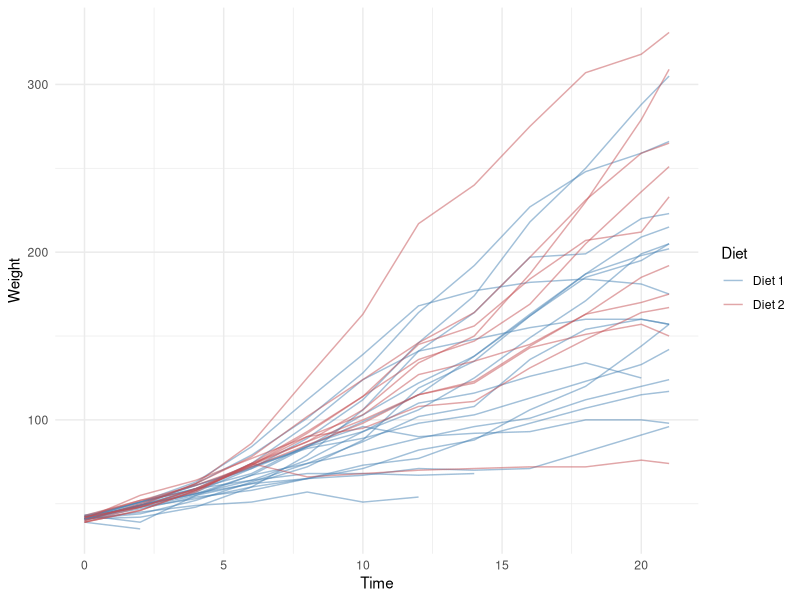
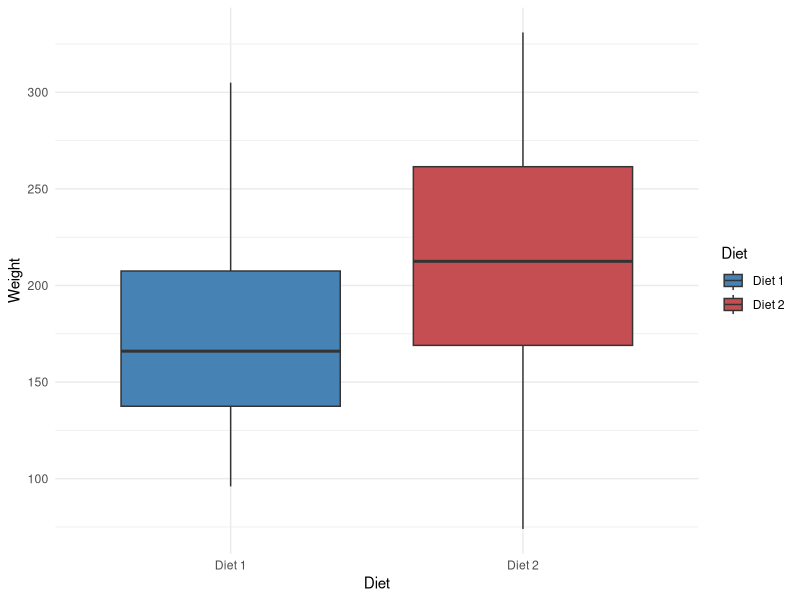
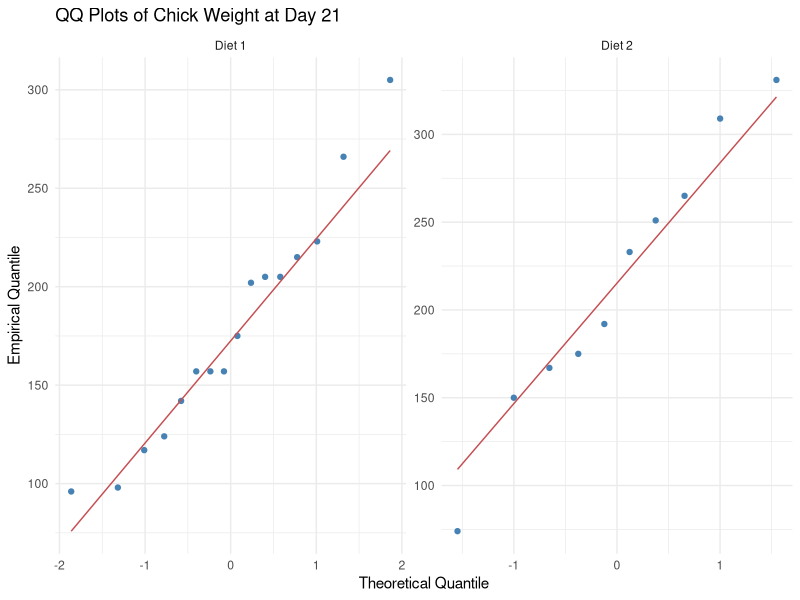
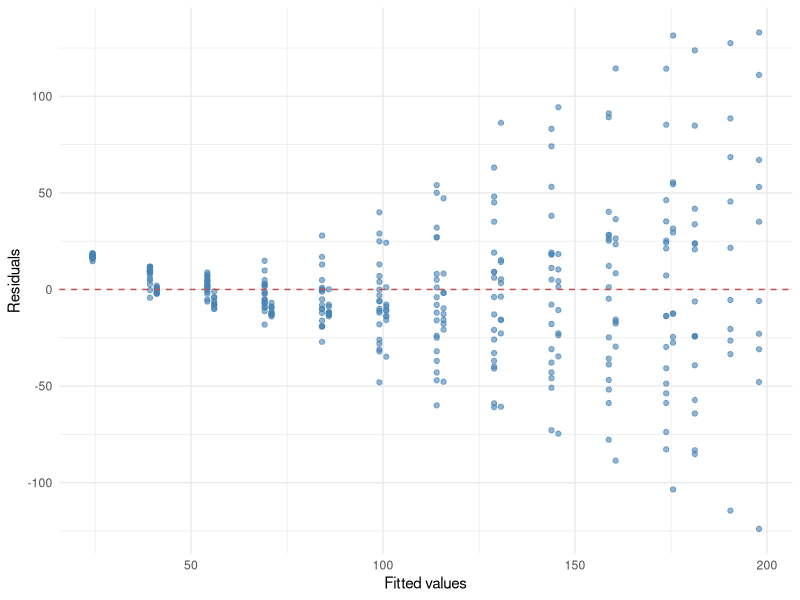
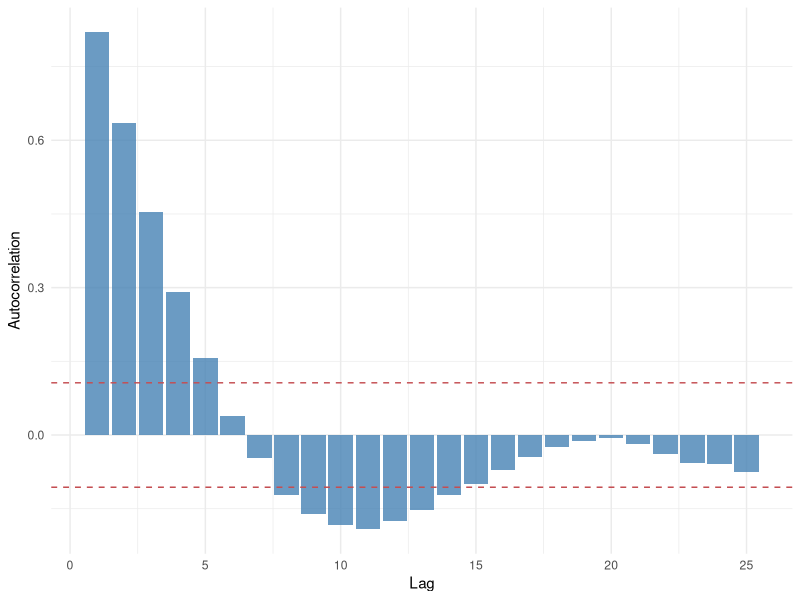
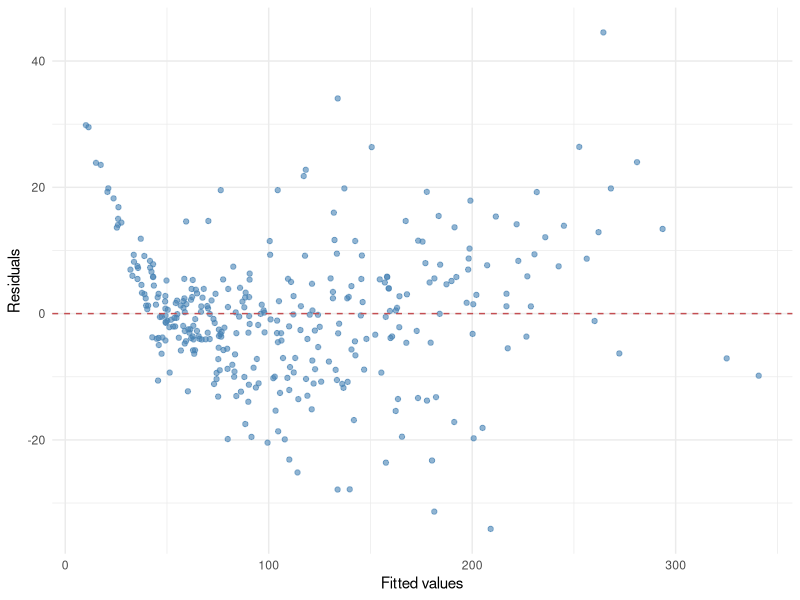
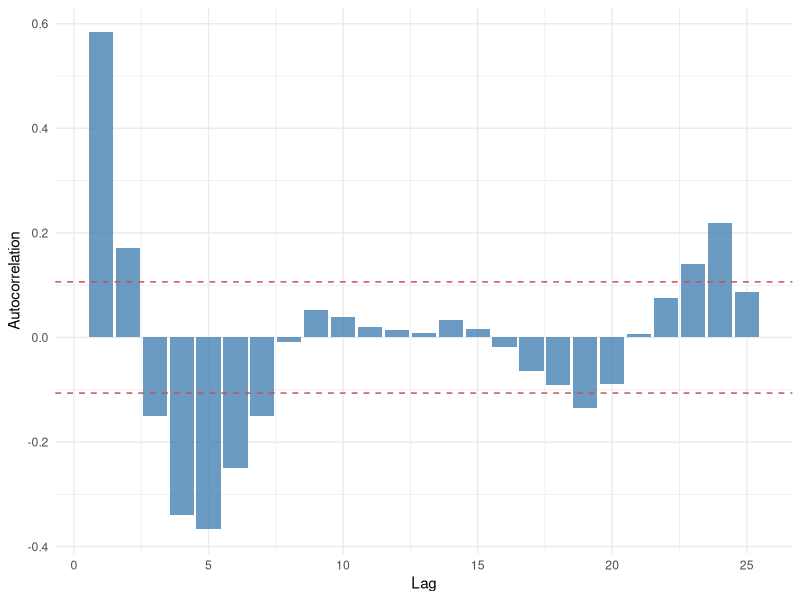

The R source for these figures, in order:
## ---- chunk 1
knitr::opts_chunk$set(
  echo = TRUE,
  warning = FALSE,
  message = FALSE
)
## ---- chunk 2
library(ggplot2)
library(dplyr)

df <- 
  datasets::ChickWeight |>
  filter(Diet %in% c(1, 2)) |>
  mutate(Diet = recode(Diet, `1` = "Diet 1", `2` = "Diet 2")) |>
  rename(Weight = weight)

df |>
  select(Chick, Diet) |>
  unique() |>
  count(Diet)
## ---- chunk 3
library(tidyr)
df |>
  select(Chick, Diet, Time) |>
  count(Diet, Time) |>
  pivot_wider(names_from = Diet, values_from = n)
## ---- chunk 4
df |>
  ggplot(aes(x = Time, y = Weight, group = Chick, color = Diet)) +
  geom_line(alpha = 0.5) +
  theme_minimal() +
  scale_color_manual(
    values = c("Diet 1" = "steelblue", "Diet 2" = "#C44E52"))
## ---- chunk 5
df |>
  group_by(Chick) |>
  filter(Time == 21) |>
  ggplot(aes(x = Diet, y = Weight, fill = Diet)) +
  geom_boxplot() + 
  theme_minimal() +
  scale_fill_manual(
    values = c("Diet 1" = "steelblue", "Diet 2" = "#C44E52"))
## ---- chunk 6
df |> 
  filter(Time == 21) |> 
  ggplot(aes(sample = Weight)) +
  stat_qq(color = "steelblue") +
  stat_qq_line(color = "#C44E52") +
  facet_wrap(~ Diet, scales="free") + 
  theme_minimal() +
  labs(
    x = "Theoretical Quantile",
    y = "Empirical Quantile",
    title="QQ Plots of Chick Weight at Day 21")

## ---- chunk 7
df |>
  group_by(Chick) |>
  filter(Time == 21) %>%
  t.test(Weight ~ Diet, data = .)
## ---- chunk 8
naive_lm = 
  df %>%
  lm(Weight ~ Time + Diet, data = .)

summary(naive_lm)
## ---- chunk 9
res_diagnostics_heterosced <- function(model){
  data.frame(
  fitted_values = fitted(model),
  residuals = residuals(model)) |>
  ggplot(aes(x = fitted_values, y = residuals)) +
  geom_point(color = "steelblue", alpha = 0.6) +
  geom_hline(yintercept = 0, color = "#C44E52", linetype = "dashed") +
  labs(x = "Fitted values", y = "Residuals") +
  theme_minimal()
}

res_diagnostics_heterosced(naive_lm)
## ---- chunk 10
res_diagnostics_autocorr <- function(model){
  res = residuals(model)
  tmp <- acf(res, plot = FALSE)
  foo <- 1.96 / sqrt(length(res))
  data.frame(Lag = tmp$lag[-1], ACF = tmp$acf[-1]) |>
    ggplot(aes(x = Lag, y = ACF)) +
    geom_col(fill = "steelblue", alpha = 0.8) +
    geom_hline(yintercept = c(foo, - foo), linetype = "dashed", color = "#C44E52") +
    labs(x = "Lag", y = "Autocorrelation") +
    theme_minimal()
}

res_diagnostics_autocorr(naive_lm)
## ---- chunk 11
library(sandwich)
library(lmtest)
cluster_se <- vcovCL(naive_lm, cluster = ~ Chick)
coeftest(naive_lm, vcov = cluster_se)
## ---- chunk 12
library(lmerTest)
mixed_lm <- lmer(Weight ~ Time + Diet + (Time | Chick), data = df)
summary(mixed_lm)
## ---- chunk 13
res_diagnostics_heterosced(mixed_lm)
res_diagnostics_autocorr(mixed_lm)
